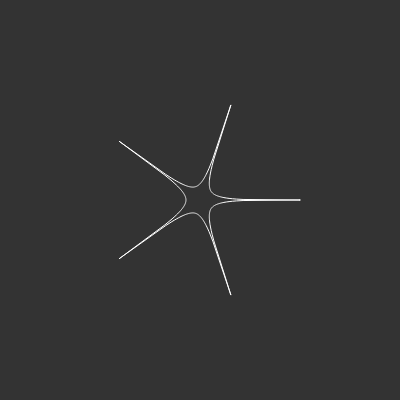
Frame 1 (no input)
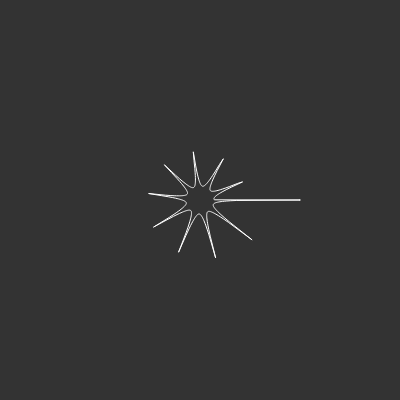
Frame 60 (no input)
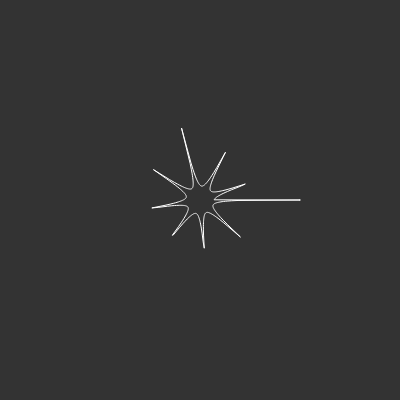
Frame 120 (the mouse pressed at the canvas centre since frame 60)

The p5.js sketch that drew these frames (run headless with seeded random() and noise() and a simulated clock; from frame 60 on, the mouse is pressed at the canvas centre):

// p5.js sketch
// ── sketch.js
/*
Supershapes: http://paulbourke.net/geometry/supershape/
*/

// globals
var n1 = 0.3,
    n2 = 0.3,
    n3 = 0.3;
var m = 5,
    a = 1,
    b = 1;
var osc = 0;

// constant
const SCREEN_SIZE = 400;

// Setup
function setup() {
  createCanvas(SCREEN_SIZE, SCREEN_SIZE);
}
// Draw
function draw(){
  background(51);
  m = map(sin(osc), -1, 1, 0, 10);
  osc += 0.02;
  translate(width/2, height/2);
  stroke(255);
  noFill();
  
  let radius = 100;
  let total = 500;
  let inc = TWO_PI / total;
  
  beginShape();
  for(let angle = 0; angle < TWO_PI; angle += inc){
    let r = Supershape(angle);
    let x = radius * r * cos(angle);
    let y = radius * r * sin(angle);
    vertex(x,y);
  }
  endShape(CLOSE);
}

// Action
function Supershape(theta){
  let p1 = (1/a) * cos(theta * m / 4);
  p1 = abs(p1);
  p1 = pow(p1, n2);
  
  let p2 = (1/b) * sin(theta * m / 4);
  p2 = abs(p2);
  p2 = pow(p2, n3);
  
  let p3 = pow(p1 + p2, 1/n1);
  
  if(p3 === 0){return 0;}
  return (1/p3);
}
